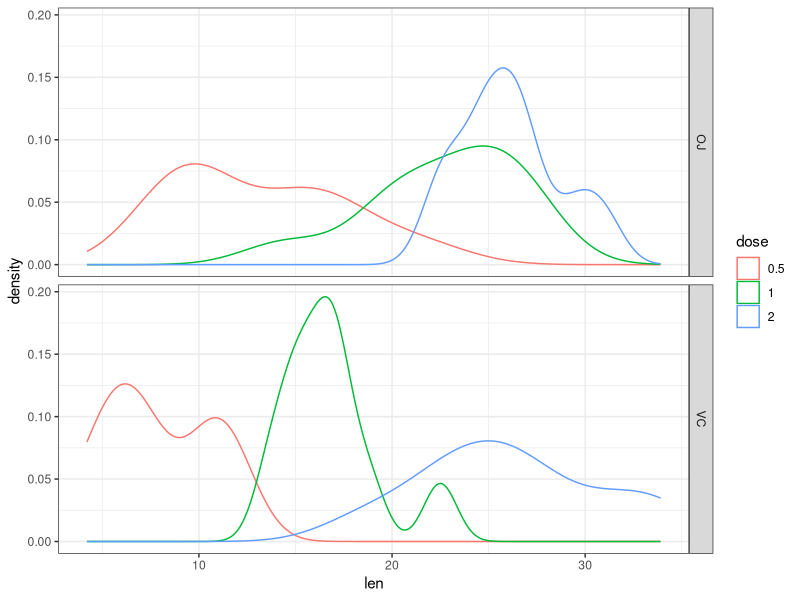

Here is the R script that generated this plot:
## ---- chunk 1
library(ggplot2)
library(dplyr)
library(tidyr)
library(datasets)
library(reshape)
## ---- chunk 2
data(ToothGrowth)
toothGrowth=ToothGrowth
toothGrowth=tbl_df(toothGrowth)
toothGrowth$dose=as.factor(toothGrowth$dose)

str(toothGrowth)

ggplot(data=toothGrowth)+theme_bw()+geom_density(aes(x=len,color=dose))+facet_grid(supp~.)
## ---- chunk 3
summary(toothGrowth)
table(toothGrowth$supp,toothGrowth$dose)

toothGrowth %>% group_by(supp) %>% summarise(min(len),mean(len),max(len))
toothGrowth %>% group_by(dose) %>% summarise(min(len),mean(len),max(len))
## ---- chunk 4
ind_.5=which(toothGrowth$dose==.5)
conf_.5=t.test(x = toothGrowth$len[ind_.5])$conf.int[1:2]
ind_1=which(toothGrowth$dose==1)
conf_1=t.test(x = toothGrowth$len[ind_1])$conf.int[1:2]
ind_2=which(toothGrowth$dose==2)
conf_2=t.test(x = toothGrowth$len[ind_2])$conf.int[1:2]
## ---- chunk 5
conf_.5
conf_1
conf_2
## ---- chunk 6
OJ_ind=which(toothGrowth$supp=="OJ")
oj_conf=t.test(x = toothGrowth$len[OJ_ind])$conf.int[1:2]
vc_conf=t.test(x = toothGrowth$len[-OJ_ind])$conf.int[1:2]
## ---- chunk 7
oj_conf
vc_conf

## ---- chunk 8
OJ_ind=which(toothGrowth$supp=="OJ")
 t.test(x = toothGrowth$len[OJ_ind], y = toothGrowth$len[-OJ_ind], alt = "two.sided", paired = FALSE)
